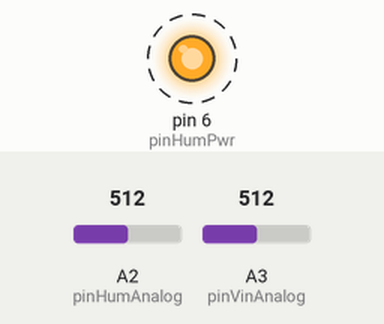
A sketch run on a simulated Arduino Uno, built with avr-gcc and run on an emulated ATmega328P. Shown: output pins drawn as LEDs (lit = HIGH). Dashed ring = blinking. Inputs (shaded band) come from the test bench; at power-on: A2 (pinHumAnalog) = 512, A3 (pinVinAnalog) = 512. What the sketch prints to the serial monitor is not drawn.

Above: at 1.8 s.
1.9 s: A2 (pinHumAnalog) set to 490
4.9 s: A3 (pinVinAnalog) set to 0
7.9 s: A3 (pinVinAnalog) set to 122
10.9 s: A2 (pinHumAnalog) set to 510
13.9 s: A2 (pinHumAnalog) set to 306
Timing chart, 0 to 17.9 s (numbered marks = the images above; inputs shaded):
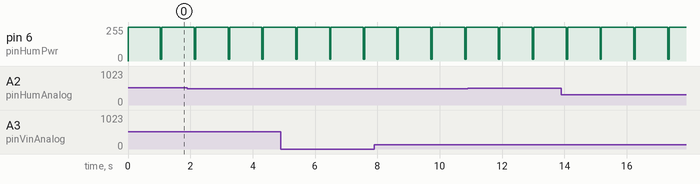

Measured:
- by itself, pin 6 (pinHumPwr): alternates 255/255 for 1.0 s and 14/255 for 0.05 s

The sketch:

Watermark.ino
```cpp
  // watermark initialisation
  #define pinHumGnd 7
  #define pinHumPwr 6
  #define pinHumAnalog A2
  #define pinVinAnalog A3
  //settings:
  float resWatermark = 7760.0; //Ohm R;
  float arduino_resolution = 1023.0;
  int total_iterations = 10;
  float watermark_1_cb = 0.0;
  float watermark_1_cb_med = 0.0;
  float watermark_1_cb_instant = 0.0;
  float watermark_1_per = 0;
  float watermark_1_per_med = 0.0;
  float watermark_1_per_instant = 0.0;
  float soil_temperature = 6.0;
  float average_v_in = 0.0;
  float average_v_out = 0.0;
  float val = 0.0;
  float val_vin = 0.0;
  float v_in = 0.0;
  float v_out = 0.0;
  float rwm;

float readWatermark(){

  digitalWrite(pinHumPwr, HIGH);
  digitalWrite(pinHumGnd, LOW);
  delay(1000);
  digitalWrite(pinHumPwr, LOW);
  digitalWrite(pinHumGnd, LOW);

  average_v_in = 0;
  average_v_out = 0;

  for (int i = 0; i < total_iterations; i++)
  {
    digitalWrite(pinHumPwr, HIGH);
    digitalWrite(pinHumGnd, LOW);
    delayMicroseconds(49);
    //delay(0.09);
    val = analogRead(pinHumAnalog); //Read Sensor Pin A2
    val_vin = analogRead(pinVinAnalog); //Read Sensor Pin A3
    digitalWrite(pinHumPwr, LOW);
    digitalWrite(pinHumGnd, LOW);

    v_in =  val_vin * (3.3 / arduino_resolution);
    v_out = val * (v_in / arduino_resolution);
    average_v_in += v_in;
    average_v_out += v_out;
  }

  average_v_out = average_v_out / total_iterations;
  average_v_in = average_v_in / total_iterations;

  rwm = ((average_v_in * resWatermark)/average_v_out)-resWatermark;
  //float rwm = (average_v_out * resWatermark) / (average_v_in - average_v_out);

  if (rwm <= 500) {
    watermark_1_cb_instant = 0;
  } else if (rwm > 500 && rwm <= 1000) {
    watermark_1_cb_instant = -20 * ((rwm / 1000.0) * (1.00 + 0.018 * (soil_temperature - 24)) - 0.55);
  } else if (rwm > 1000 && rwm <= 8000) {
    watermark_1_cb_instant = (-3.213 * (rwm / 1000.0) - 4.093) / (1.0 - 0.009733 * (rwm / 1000.0) - 0.01205 * soil_temperature);
  } else if (rwm > 8000) {
    watermark_1_cb_instant = -2.246 - 5.239 * (rwm / 1000.00) * (1.0 + 0.018 * (soil_temperature - 24.00)) - 0.06756 * (rwm / 1000.00) * (rwm / 1000.00) * ((1.00 + 0.018 * (soil_temperature - 24.00)) * (1.00 + 0.018 * (soil_temperature - 24.00)));
  }

  //map(value, fromLow, fromHigh, toLow, toHigh)
  watermark_1_per_instant = map(watermark_1_cb_instant, -200, 0, 100, 0);  //Convert to Percentage
  //http://www.omafra.gov.on.ca/english/engineer/facts/11-037f4.gif

  digitalWrite(pinHumPwr, LOW);
  digitalWrite(pinHumGnd, LOW);

}

void printAll(){

  Serial.println("\nVin\tVout\tAnalog\tRwm\tcb\t%water\ttemp");
  Serial.println("-------------------------------------------------------------");
  Serial.print(average_v_in);
  Serial.print("\t");
  Serial.print(average_v_out);
  Serial.print("\t");
  Serial.print(val);
  Serial.print("\t");
  Serial.print((int)rwm);
  Serial.print("\t");
  Serial.print(watermark_1_cb_instant);
  Serial.print("\t");
  Serial.print(watermark_1_per_instant);
  Serial.print("%\t");
  Serial.print(soil_temperature);
  Serial.println("C");

}

void setup() {

  Serial.begin(9600);

  // watermark setup
  pinMode(pinHumPwr, OUTPUT);
  pinMode(pinHumGnd, OUTPUT);
  pinMode(pinHumAnalog, INPUT);
  pinMode(pinVinAnalog, INPUT);
  digitalWrite(pinHumPwr, LOW);
  digitalWrite(pinHumGnd, LOW);

}

void loop() {

  readWatermark();

  printAll();

}
```
